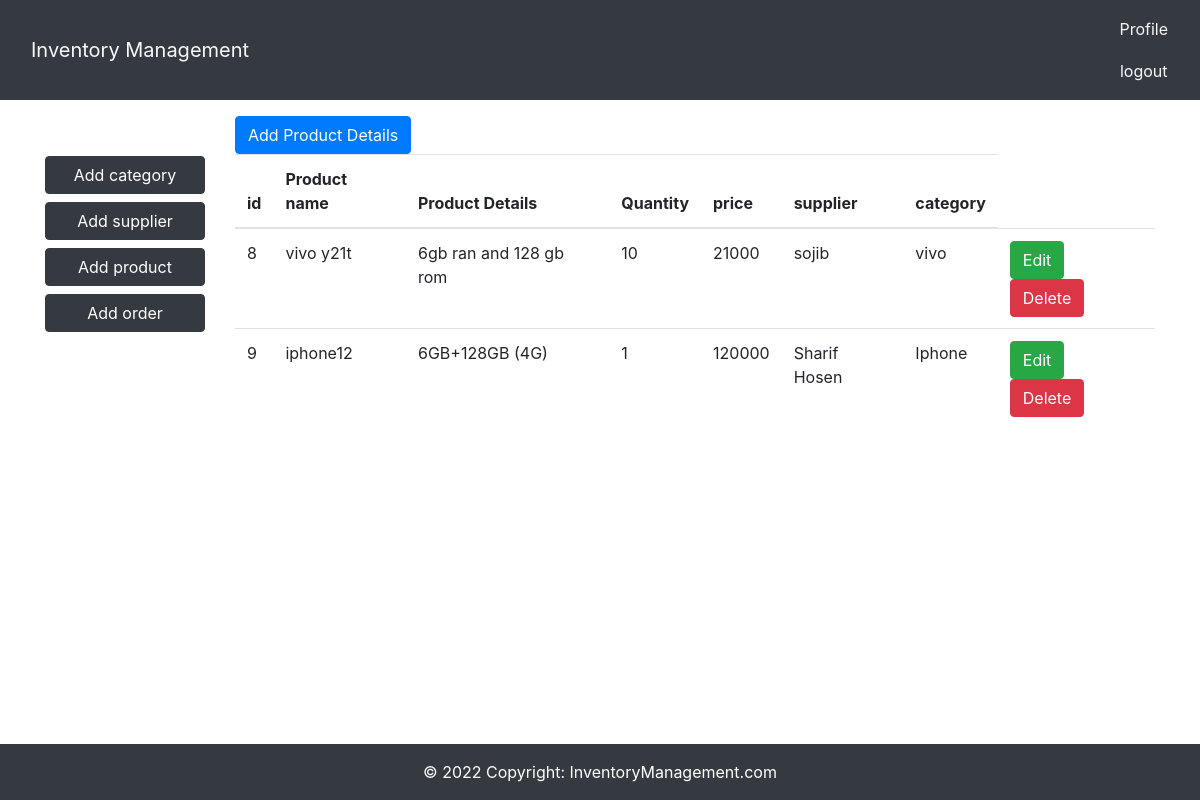
Page /addproduct/addproduct.php on the committed database.
### tables this page shows
CREATE TABLE `product` (
  `product_id` int(11) NOT NULL,
  `product_name` varchar(100) DEFAULT NULL,
  `product_details` varchar(120) DEFAULT NULL,
  `product_Total_quantity` varchar(100) DEFAULT NULL,
  `product_price` varchar(100) DEFAULT NULL,
  `Supplier_ID` int(11) NOT NULL,
  `Category_id` int(11) NOT NULL
);

CREATE TABLE `supplier` (
  `Supplier_ID` int(11) NOT NULL,
  `Supplier_Name` varchar(100) DEFAULT NULL,
  `Email` varchar(100) DEFAULT NULL,
  `password` varchar(100) DEFAULT NULL,
  `Address` varchar(120) DEFAULT NULL,
  `phone` varchar(10) DEFAULT NULL
);

CREATE TABLE `category` (
  `id` int(11) NOT NULL,
  `name` varchar(50) DEFAULT NULL
);

### addproduct/view.php (called while the page is built)
<?php
$con = new mysqli('localhost','root'.'','','ims');
 $sql = "SELECT p.product_id, p.product_name,p.product_details,p.product_Total_quantity,p.product_price,s.Supplier_Name,c.name as category FROM product p INNER JOIN supplier s ON p.Supplier_ID = s.Supplier_ID INNER JOIN category c ON p.Category_id=c.id";
$result = mysqli_query($con,$sql);
?>

### addproduct/addproductporstion.php (the view, shortened to what this page needs)
<button type="button" class="btn btn-primary" data-toggle="modal" data-target="#exampleModal">
  Add Product Details
</button>
<table class="table">
    <thead>
        <tr>
        <th scope="col">id</th>
          <th scope="col">Product name</th>
          <th scope="col">Product Details</th>
          <th scope="col">Quantity </th>
          <th scope="col">price </th>
          <th scope="col">supplier </th>
          <th scope="col">category </th>
        </tr>
      </thead>
  <tbody>
   <?php
    include "view.php";
    if ($result){
      while($row = mysqli_fetch_assoc($result)){
        $id = $row['product_id'];
        $product_name = $row['product_name'];
        $product_details = $row['product_details'];
        $product_Total_quantity = $row['product_Total_quantity'];
        $product_price = $row['product_price'];
        $Supplier_Name = $row['Supplier_Name'];
        $category = $row['category'];
   echo'
    <tr>
      <tr>
        <td>'.$id.'</td>
        <td>'.$product_name.'</td>
        <td>'.$product_details.'</td>
        <td>'.$product_Total_quantity.'</td>
        <td>'.$product_price.'</td>
        <td>'.$Supplier_Name.'</td>
        <td>'.$category.'</td>
        <td><button class="btn btn-success editbtn" data-toggle="modal" data-target="#exampleModal1">Edit</button>
            <a class="btn btn-danger" href="delete.php?deleteid='.$id.'" role="button">Delete</a>
          </td>
      </tr>
      ';}
    }
      ?>
    </tr>
  </tbody>
</table>
</div>
</div>
</div>

### rows in the picture
product: product_id "8", product_name "vivo y21t", product_details "6gb ran and 128 gb rom", product_Total_quantity "10", product_price "21000", Supplier_ID.Supplier_Name "sojib", Category.name "vivo"
product: product_id "9", product_name "iphone12", product_details "6GB+128GB (4G)", product_Total_quantity "1", product_price "120000", Supplier_ID.Supplier_Name "Sharif Hosen", Category.name "Iphone"
